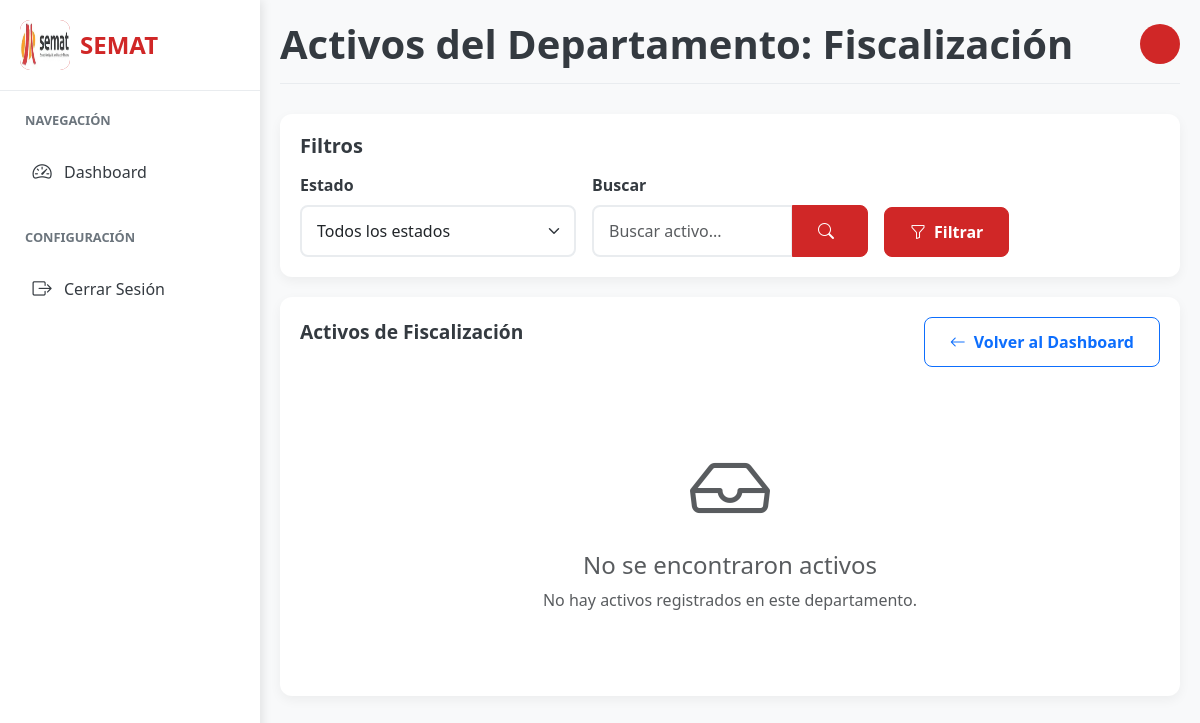
The app's page /activos/departamento/Fiscalización/, older data.
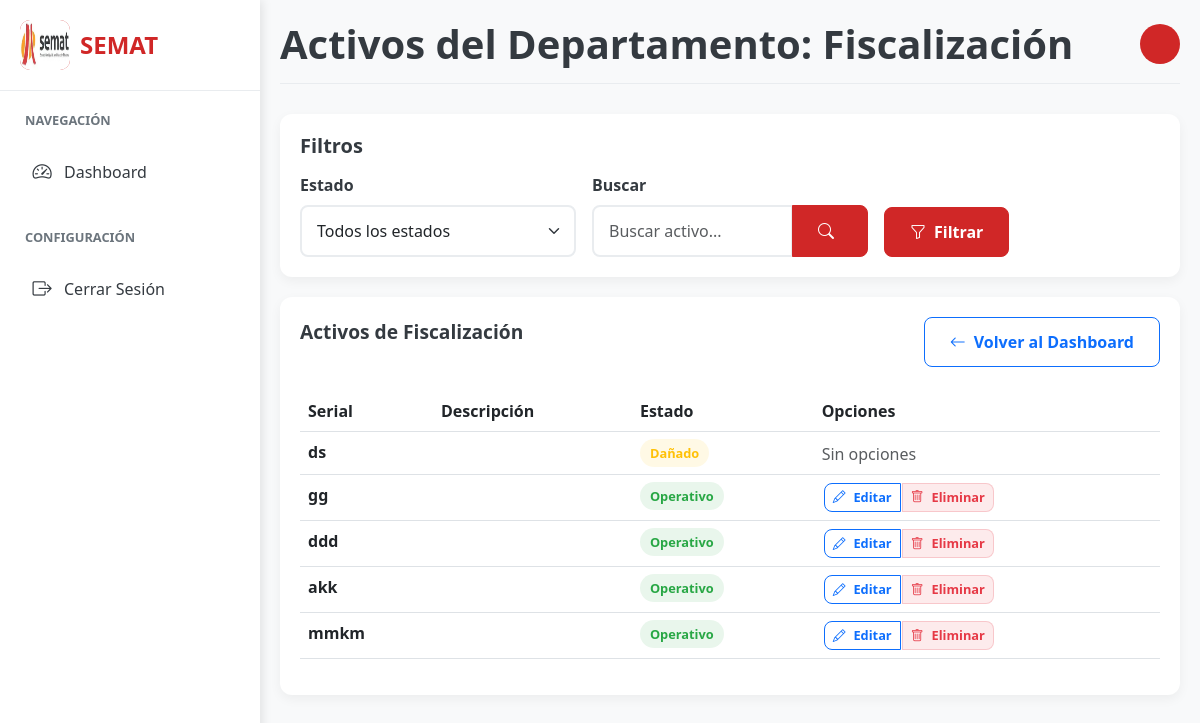
The same page, newer data.
### activos/models.py (models this page shows, shortened)
class Activo(models.Model):
    codigo = models.CharField(max_length=50, unique=True)
    serial = models.CharField(max_length=100, blank=True)
    descripcion = models.TextField()
    categoria_principal = models.CharField(
        max_length=50,
        choices=CATEGORIAS_PRINCIPALES,
        default=''
    )
    subcategoria = models.CharField(
        max_length=50,
        choices=SUBCATEGORIAS,
        blank=True
    )
    condicion = models.CharField(
        max_length=20,
        choices=[
            ('operativo', 'Operativo'),
            ('dañado', 'Dañado'),
        ],
        default='operativo'
    )
    responsable = models.CharField(max_length=100)
    departamento = models.CharField(max_length=50, choices=DEPARTAMENTOS)
    fecha_registro = models.DateField(auto_now_add=True)
    activo = models.BooleanField(default=True)

### activos/views.py (the view)
# urls.py: path('activos/departamento/<str:departamento>/', views.activos_departamento, name='activos_departamento'),
def activos_departamento(request, departamento):
    activos = Activo.objects.filter(departamento=departamento, activo=True)
    estado = request.GET.get('estado')
    buscar = request.GET.get('buscar')
    if buscar:
        activos = activos.filter(
        Q(serial__icontains=buscar) |
        Q(descripcion__icontains=buscar)
    )
    if estado:
        if estado == "dañado":
            activos = activos.filter(condicion="dañado")  # minúscula
        elif estado == "operativo":
            activos = activos.filter(condicion="operativo")  # minúscula
    context = {
        "activos": activos,
        "departamento": departamento,
        "estado": estado
    }
    return render(request, "activos/activos_departamento.html", context)

### activos/templates/activos/activos_departamento.html (shortened to what this page needs)
{% load static %}
<!DOCTYPE html>
<html lang="es">
<head>
    <link href="https://cdn.jsdelivr.net/npm/bootstrap@5.3.0/dist/css/bootstrap.min.css" rel="stylesheet">
    <link rel="stylesheet" href="https://cdn.jsdelivr.net/npm/bootstrap-icons@1.11.1/font/bootstrap-icons.css">
    <link rel="stylesheet" href="{% static 'activos/css/styless.css' %}">
</head>
<body>
    <div class="dashboard-container">
        <div class="sidebar">
            <div class="logo-section d-flex align-items-center">
                <img src="{% static 'activos/img/slider1.jpg' %}" alt="Logo" class="logo">
                <span class="brand-name">SEMAT</span>
            </div>
            <div class="nav-section">
                <div class="nav-title">Navegación</div>
                <a href="{% url 'detalle_departamento' departamento %}" class="nav-item">
                    <i class="bi bi-speedometer2"></i>
                    <span>Dashboard</span>
                </a>
            </div>
            <div class="nav-section">
                <div class="nav-title">Configuración</div>
                <a href="{% url 'logout' %}" class="nav-item">
                    <i class="bi bi-box-arrow-right"></i>
                    <span>Cerrar Sesión</span>
                </a>
            </div>
        </div>
        <div class="main-content">
            <div class="header">
                <h1 class="page-title">Activos del Departamento: {{ departamento }}</h1>
                <div class="user-menu">
                    <div class="user-avatar">
                    </div>
                </div>
            </div>
            <div class="filters-container">
                <h5 class="filter-title">Filtros</h5>
               <form method="get" class="row g-3">
    <div class="col-md-4">
        <label for="estado" class="form-label">Estado</label>
        <select name="estado" id="estado" class="form-select">
            <option value="">Todos los estados</option>
        </select>
    </div>
    <div class="col-md-4">
        <label class="form-label">Buscar</label>
        <div class="input-group">
            <input
                type="text"
                class="form-control"
                name="buscar"
                placeholder="Buscar activo..."
                value="{{ request.GET.buscar }}">
            <button class="btn btn-primary" type="submit">
                <i class="bi bi-search"></i>
            </button>
        </div>
    </div>
    <div class="col-md-4 d-flex align-items-end">
        <button type="submit" class="btn btn-primary me-2">
            <i class="bi bi-funnel"></i> Filtrar
        </button>
    </div>
</form>
            </div>
            <div class="table-container">
                <div class="d-flex justify-content-between align-items-center mb-4">
                    <h3 class="table-title">Activos de {{ departamento }}</h3>
                    <a href="{% url 'dashboard' %}" class="btn btn-outline-primary">
                        <i class="bi bi-arrow-left"></i> Volver al Dashboard
                    </a>
                </div>
                {% if activos %}
                <div class="table-responsive">
                    <table class="table table-hover">
                        <thead>
                            <tr>
                                <th>Serial</th>
                                <th>Descripción</th>
                                <th>Estado</th>
                                <th>Opciones</th>
                            </tr>
                        </thead>
                        <tbody>
                            {% for activo in activos %}
                            <tr>
                                <td><strong>{{ activo.serial|default:activo.id }}</strong></td>
                                <td><strong>{{ activo.nombre }}</strong></td>
                                <td>
                                    {% if activo.condicion == "dañado" %}
                                        <span class="status-badge status-warning">Dañado</span>
                                    {% else %}
                                        <span class="status-badge status-success">Operativo</span>
                                    {% endif %}
                                </td>
                                <td>
                                 <div class="btn-group">
                                 {% if activo.condicion != "dañado" %}
                             <a href="{% url 'editar_activo' activo.id %}" class="btn btn-outline-primary btn-action">
                                 <i class="bi bi-pencil"></i> Editar
                             </a>
                              <button type="button" class="btn btn-eliminar-modal btn-action"
                                     data-bs-toggle="modal"
                                     data-bs-target="#deleteModal"
                                      data-activo-id="{{ activo.id }}"
                                      data-activo-serial="{{ activo.serial|default:activo.id }}"
                                       data-activo-nombre="{{ activo.nombre }}">
                                 <i class="bi bi-trash"></i> Eliminar
                              </button>
                               {% else %}
                                   <span class="text-muted">Sin opciones</span>
                                {% endif %}
                             </div>
                            </td>
                            </tr>
                            {% endfor %}
                        </tbody>
                    </table>
                </div>
                {% else %}
                <div class="text-center py-5">
                    <i class="bi bi-inbox display-1 text-muted"></i>
                    <h4 class="text-muted mt-3">No se encontraron activos</h4>
                    <p class="text-muted">No hay activos registrados en este departamento.</p>
                </div>
                {% endif %}
            </div>
        </div>
    </div>
</body>
</html>

### activos/static/activos/css/styless.css (style rules this page uses)
:root { --primary-color: #D02727; --secondary-color: #f8f9fa; --accent-color: #6c757d; --success-color: #28a745; --warning-color: #ffc107; --danger-color: #dc3545; --dark-color: #343a40; }
body { background-color: #f8f9fa; font-family: 'Segoe UI', Tahoma, Geneva, Verdana, sans-serif; margin: 0; padding: 0; min-height: 100vh; }
.dashboard-container { display: flex; min-height: 100vh; }
.sidebar { width: 260px; background: white; box-shadow: 2px 0 10px rgba(0,0,0,0.1); padding: 20px 0; position: fixed; height: 100vh; overflow-y: auto; z-index: 1000; }
.logo-section { padding: 0 20px 20px; border-bottom: 1px solid #e9ecef; margin-bottom: 20px; }
.logo { width: 50px; height: 50px; background: var(--primary-color); border-radius: 10px; margin-right: 10px; }
.brand-name { font-weight: 700; color: var(--primary-color); font-size: 1.5rem; }
.nav-section { padding: 0 15px; margin-bottom: 30px; }
.nav-title { font-size: 0.8rem; text-transform: uppercase; color: var(--accent-color); font-weight: 600; margin-bottom: 15px; padding: 0 10px; }
.nav-item { display: flex; align-items: center; padding: 12px 15px; margin-bottom: 5px; border-radius: 8px; color: var(--dark-color); text-decoration: none; transition: all 0.3s; cursor: pointer; }
.nav-item i { margin-right: 10px; font-size: 1.2rem; width: 24px; text-align: center; }
.main-content { flex: 1; margin-left: 260px; padding: 20px; }
.header { display: flex; justify-content: space-between; align-items: center; margin-bottom: 30px; padding-bottom: 15px; border-bottom: 1px solid #e9ecef; }
.page-title { font-weight: 700; color: var(--dark-color); margin: 0; }
.user-menu { display: flex; align-items: center; }
.user-avatar { width: 40px; height: 40px; border-radius: 50%; background-color: var(--primary-color); color: white; display: flex; align-items: center; justify-content: center; font-weight: 600; margin-left: 15px; }
.form-label { font-weight: 600; color: var(--dark-color); margin-bottom: 8px; display: flex; align-items: center; }
.form-control { border: 2px solid #e9ecef; border-radius: 8px; padding: 12px 15px; font-size: 1rem; transition: all 0.3s; }
.form-select { border: 2px solid #e9ecef; border-radius: 8px; padding: 12px 15px; font-size: 1rem; transition: all 0.3s; }
.btn { padding: 12px 25px; border-radius: 8px; font-weight: 600; transition: all 0.3s; display: flex; align-items: center; justify-content: center; }
.btn i { margin-right: 8px; }
.btn-primary { background-color: var(--primary-color); border-color: var(--primary-color); }
.filters-container { background: white; border-radius: 12px; padding: 20px; box-shadow: 0 4px 12px rgba(0,0,0,0.05); margin-bottom: 20px; }
.filter-title { font-weight: 600; color: var(--dark-color); margin-bottom: 15px; }
.table-container { background: white; border-radius: 12px; padding: 20px; box-shadow: 0 4px 12px rgba(0,0,0,0.05); margin-bottom: 30px; }
.table-title { font-weight: 700; color: var(--dark-color); margin-bottom: 20px; font-size: 1.2rem; }
.status-badge { padding: 5px 10px; border-radius: 20px; font-size: 0.8rem; font-weight: 600; }
.status-success { background-color: rgba(40, 167, 69, 0.1); color: var(--success-color); }
.status-warning { background-color: rgba(255, 193, 7, 0.1); color: var(--warning-color); }
.btn-action { padding: 4px 8px; margin: 0 2px; font-size: 0.8rem; }

### activos/templates/activos/activos_departamento.html (style rules this page uses)
.btn-eliminar-modal { background-color: rgba(231, 57, 70, 0.1); color: #e63946; border: 1px solid rgba(231, 57, 70, 0.2); }

Row changes from the older to the newer data that the page shows:
added Activo: serial "ds", condicion "Dañado"
added Activo: serial "gg", condicion "Operativo"
added Activo: serial "ddd", condicion "Operativo"
added Activo: serial "akk", condicion "Operativo"
added Activo: serial "mmkm", condicion "Operativo"
Text that changed along with them:
text no longer shown: "No se encontraron activos No hay activos registrados en este departamento."
text now shown: "Serial Descripción Estado Opciones"
